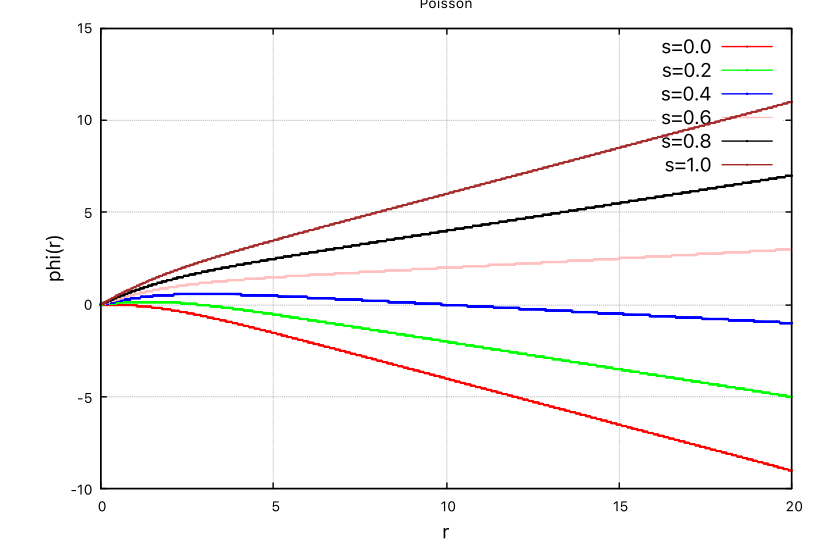

Recreate this plot in gnuplot.
reset

# plots Poisson

# Settiamo le dimensioni e caratteristiche del canva
set term qt 1 size 600,400
set title "Poisson"
set xlabel "r"  font ",14"
set ylabel "phi(r)"  font ",14"

# Settiamo la griglia
set grid

set key         font ",14"
set lmargin at screen 0.12
set rmargin at screen 0.95
set bmargin at screen 0.12
set tmargin at screen 0.95

# Plottiamo effettivamente i file di dati
plot "poisson.dat" using 1:2 index 0 w lp ps 0.1 lc rgb "red" title "s=0.0"
replot "poisson.dat" using 1:2 index 1 w lp ps 0.1 lc rgb "green" title "s=0.2"
replot "poisson.dat" using 1:2 index 2 w lp ps 0.1 lc rgb "blue" title "s=0.4"
replot "poisson.dat" using 1:2 index 3 w lp ps 0.1 lc rgb "pink" title "s=0.6"
replot "poisson.dat" using 1:2 index 4 w lp ps 0.1 lc rgb "black" title "s=0.8"
replot "poisson.dat" using 1:2 index 5 w lp ps 0.1 lc rgb "brown" title "s=1.0"





# plots Residual

# Settiamo le dimensioni e caratteristiche del canva
set term qt 2 size 600,400
set title "Residual"
set xlabel "s"  font ",14"
set ylabel "Residual(s)"  font ",14"

# Settiamo la griglia
set grid

set key         font ",14"
set lmargin at screen 0.12
set rmargin at screen 0.95
set bmargin at screen 0.12
set tmargin at screen 0.95

# Plottiamo effettivamente i file di dati
plot "poisson.dat" using 1:2 index 6 w lp ps 0.1 lc rgb "blue" title "Residual"





# plots Confronto

# Settiamo le dimensioni e caratteristiche del canva
set term qt 3 size 600,400
set title "Confronto soluzione analitica"
set xlabel "r"  font ",14"
set ylabel "\phi(r)/r"  font ",14"

# Settiamo la griglia
set grid

set key         font ",14"
set lmargin at screen 0.12
set rmargin at screen 0.95
set bmargin at screen 0.12
set tmargin at screen 0.95

# Plottiamo effettivamente i file di dati
plot "poisson.dat" using 1:2 index 7 w lp ps 0.1 lc rgb "blue" title "RK4"
replot "poisson.dat" using 1:3 index 7 w lp ps 0.1 lc rgb "red" title "Solution"
